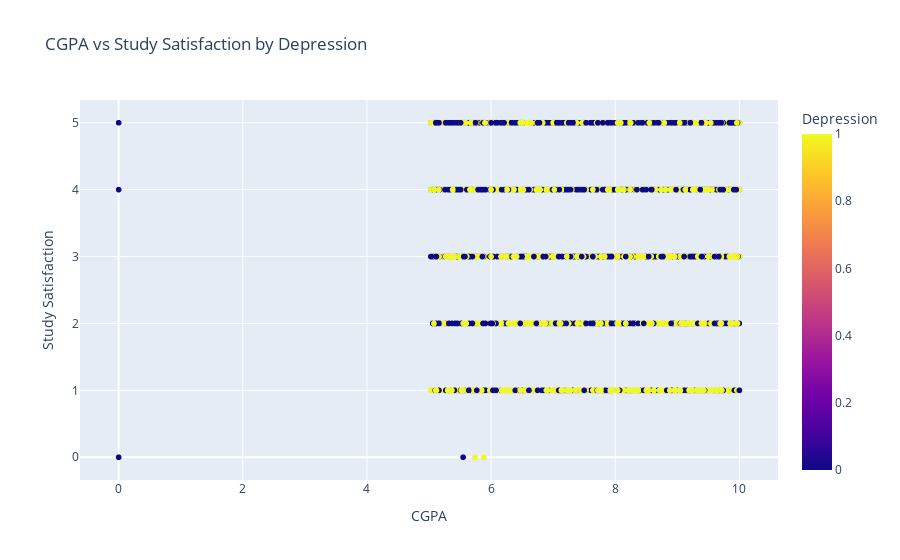

The notebook cell saved with this chart:
### Code cell
fig = px.scatter(data, x="CGPA", y="Study Satisfaction", color="Depression",
                 hover_data=['Age', 'Gender', 'Academic Pressure'],
                 title="CGPA vs Study Satisfaction by Depression")
fig.show()

### Figure 1 — Plotly figure (JSON) as saved in the notebook; plotly's stock layout.template omitted (floating-point values rounded to 4 significant figures; data arrays with more than 128 entries replaced by an {"elided": "..."} marker saying what was removed)
{"data": [{"customdata": {"elided": "27901x3 mixed values"}, "hovertemplate": "CGPA=%{x}<br>Study Satisfaction=%{y}<br>Age=%{customdata[0]}<br>Gender=%{customdata[1]}<br>Academic Pressure=%{customdata[2]}<br>Depression=%{marker.color}<extra></extra>", "legendgroup": "", "marker": {"color": {"elided": "27901 int values"}, "coloraxis": "coloraxis", "symbol": "circle"}, "mode": "markers", "name": "", "showlegend": false, "type": "scattergl", "x": {"elided": "27901 float values"}, "xaxis": "x", "y": {"elided": "27901 float values"}, "yaxis": "y"}], "layout": {"coloraxis": {"colorbar": {"title": {"text": "Depression"}}, "colorscale": [[0, "#0d0887"], [0.1111, "#46039f"], [0.2222, "#7201a8"], [0.3333, "#9c179e"], [0.4444, "#bd3786"], [0.5556, "#d8576b"], [0.6667, "#ed7953"], [0.7778, "#fb9f3a"], [0.8889, "#fdca26"], [1, "#f0f921"]]}, "legend": {"tracegroupgap": 0}, "title": {"text": "CGPA vs Study Satisfaction by Depression"}, "xaxis": {"anchor": "y", "domain": [0, 1], "title": {"text": "CGPA"}}, "yaxis": {"anchor": "x", "domain": [0, 1], "title": {"text": "Study Satisfaction"}}}}
